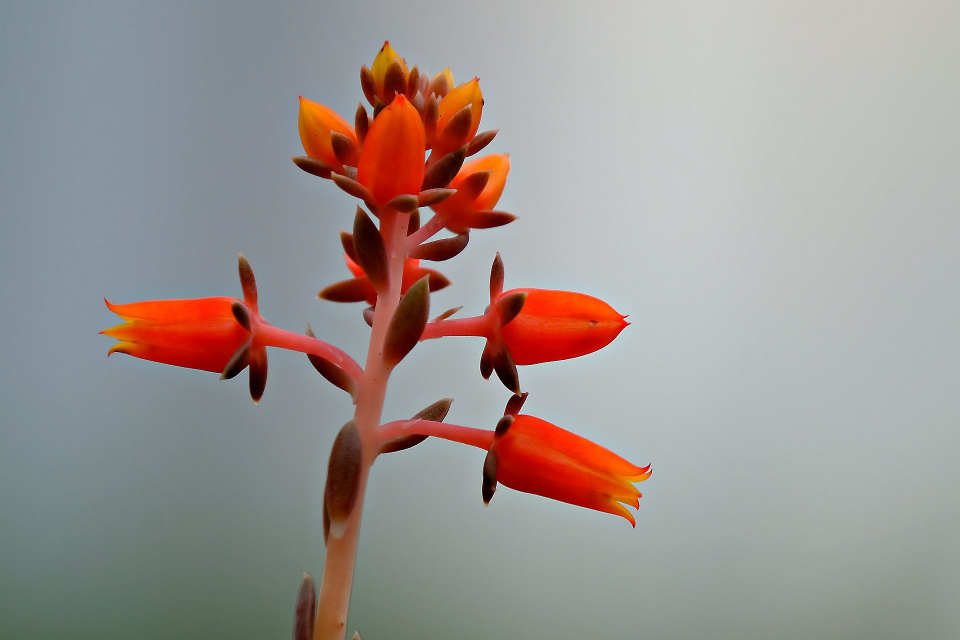
#> input picture input.jpg, 1920 x 1280 px (shown at 1/2 size)
$ python main.py
#> lines starting #> are read from the running program, lines starting #| are printed output that depends on the picture; after the words box and inside, x2 and y2 are one past the last pixel; in counts of white or black regions, pixels touching at a corner belong together
import cv2
import numpy as np
from module.conv import bluring, sharpen, prewitt, sobel, laplacian

flag = False # 마우스 좌클릭(LBUTTONDOWN) 체크 변수
oldx, oldy = -1, -1 # 과거 마우스 포인터의 x,y 위치값/초기화 진행
# [70 lines left out: function onMouse, not called in this run]


def main():
    global img # 본 영상
    global mask_img # 터치효과 부분 마스크 처리한 영상
    global done_img # 터치효과 한번이라도 적용된 부분 마스크 처리한 영상

    # 영상 읽어오기
    img =cv2.imread('input.jpg')
#> img is the input picture: shape (1280, 1920, 3); mean B, G, R 144.6, 148.1, 156.5
    img = cv2.resize(img, dsize=(1920,1080), interpolation=cv2.INTER_LINEAR)
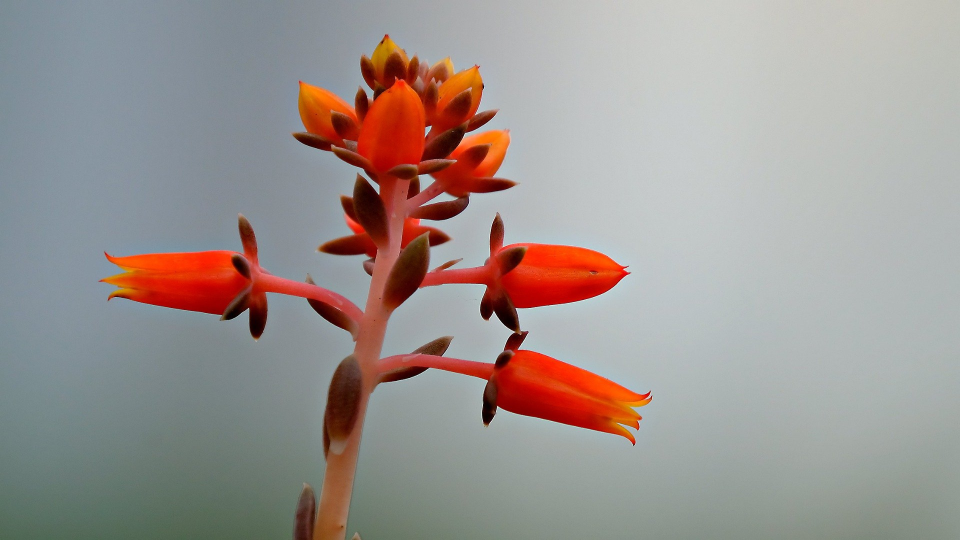
#> img: shape (1080, 1920, 3) (shown at 1/2 size); mean B, G, R 144.5, 148, 156.4

    mask_img= np.zeros_like(img) # 영상 초기화
    done_img= np.zeros_like(img) # 영상 초기화

    # 텍스트 표기
    cv2.rectangle(img, (0,0), (250, 50), (0,0,0),cv2.FILLED)
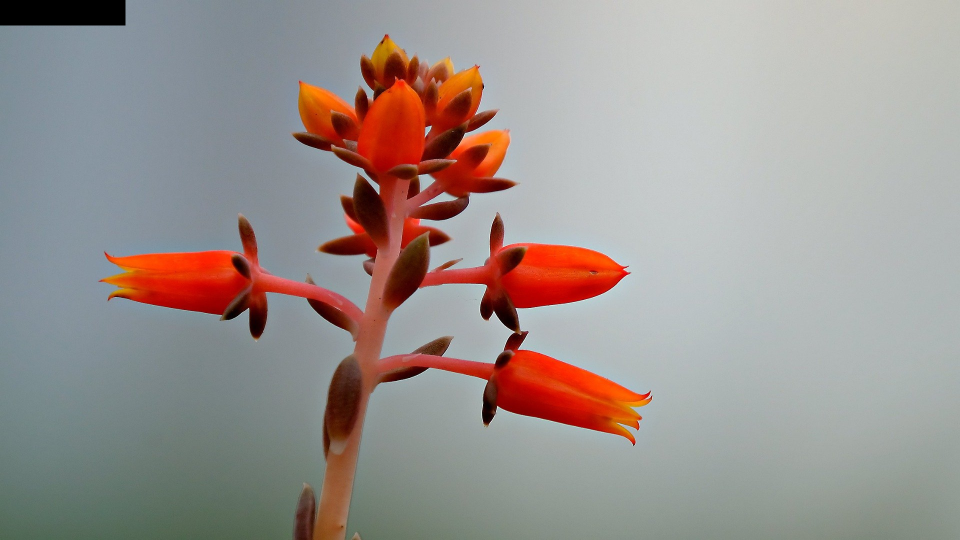
#> img: shape (1080, 1920, 3) (shown at 1/2 size); 0.62% of pixels changed, all inside (x1, y1, x2, y2) = (0, 0, 251, 51)
    cv2.putText(img, 'mask manu', (30,30), cv2.FONT_HERSHEY_SIMPLEX, 1, color=(150,150,150))
#> img: shape (1080, 1920, 3); 0.02% of pixels changed, all inside (x1, y1, x2, y2) = (34, 9, 213, 31)

    # 영상 출력
    cv2.imshow('img', img)

    masking = False # 키보드(1~5)가 입력 여부 확인 변수
    while True:
        key = cv2.waitKey(1) # 키 입력
#> (key q is pressed here)
        if key == ord('1'):
            cv2.rectangle(img, (0,0), (250, 50), (0,0,0),cv2.FILLED)
            cv2.putText(img, 'Bluring', (30,30), cv2.FONT_HERSHEY_SIMPLEX, 1, color=(150,150,150))
            masking = 1
            cv2.imshow('img', img)
        elif key == ord('2'):
            cv2.rectangle(img, (0,0), (250, 50), (0,0,0),cv2.FILLED)
            cv2.putText(img, 'Sharpening', (30,30), cv2.FONT_HERSHEY_SIMPLEX, 1, color=(150,150,150))
            masking = 2
            cv2.imshow('img', img)
        elif key == ord('3'):
            cv2.rectangle(img, (0,0), (250, 50), (0,0,0),cv2.FILLED)
            cv2.putText(img, 'Prewitt', (30,30), cv2.FONT_HERSHEY_SIMPLEX, 1, color=(150,150,150))
            masking = 3
            cv2.imshow('img', img)
        elif key == ord('4'):
            cv2.rectangle(img, (0,0), (250, 50), (0,0,0),cv2.FILLED)
            cv2.putText(img, 'Sobel', (30,30), cv2.FONT_HERSHEY_SIMPLEX, 1, color=(150,150,150))
            masking = 4
            cv2.imshow('img', img)
        elif key == ord('5'):
            cv2.rectangle(img, (0,0), (250, 50), (0,0,0),cv2.FILLED)
            cv2.putText(img, 'Laplacian', (30,30), cv2.FONT_HERSHEY_SIMPLEX, 1, color=(150,150,150))
            masking = 5
            cv2.imshow('img', img)
        elif key == ord('q'):
            cv2.imwrite('./save_img/20181794_1.jpg',img) # 터치 효과 적용된 영상 저장

            n_done_img = cv2.bitwise_not(done_img) # NOT연산으로 터치 적용안된 부분 마스크 처리 -> 추후 터치효과가 적용되어지는 부분과 AND연산으로 터치효과가 한번 진행된 부분 제거함
#> done_img: shape (1080, 1920, 3); every value is 0
            img2 = cv2.copyTo(img, n_done_img) # 원 영상에서 마스크영역(터치효과가 적용되지 않은 부분)의 부분 새로운 영상으로 합성
            cv2.imwrite('./save_img/20181794_2.jpg',img2) # 터치 효과 적용 영역의 화소 값 0 변환 영상 저장

            break

        if masking: # 회선처리시
            cv2.setMouseCallback('img', onMouse, param=masking) # 마스킹 번호 파라미터 넘겨줌
        else:
            cv2.setMouseCallback('img', onMouse)
    cv2.destroyAllWindows()

if __name__ == "__main__":
    main()
